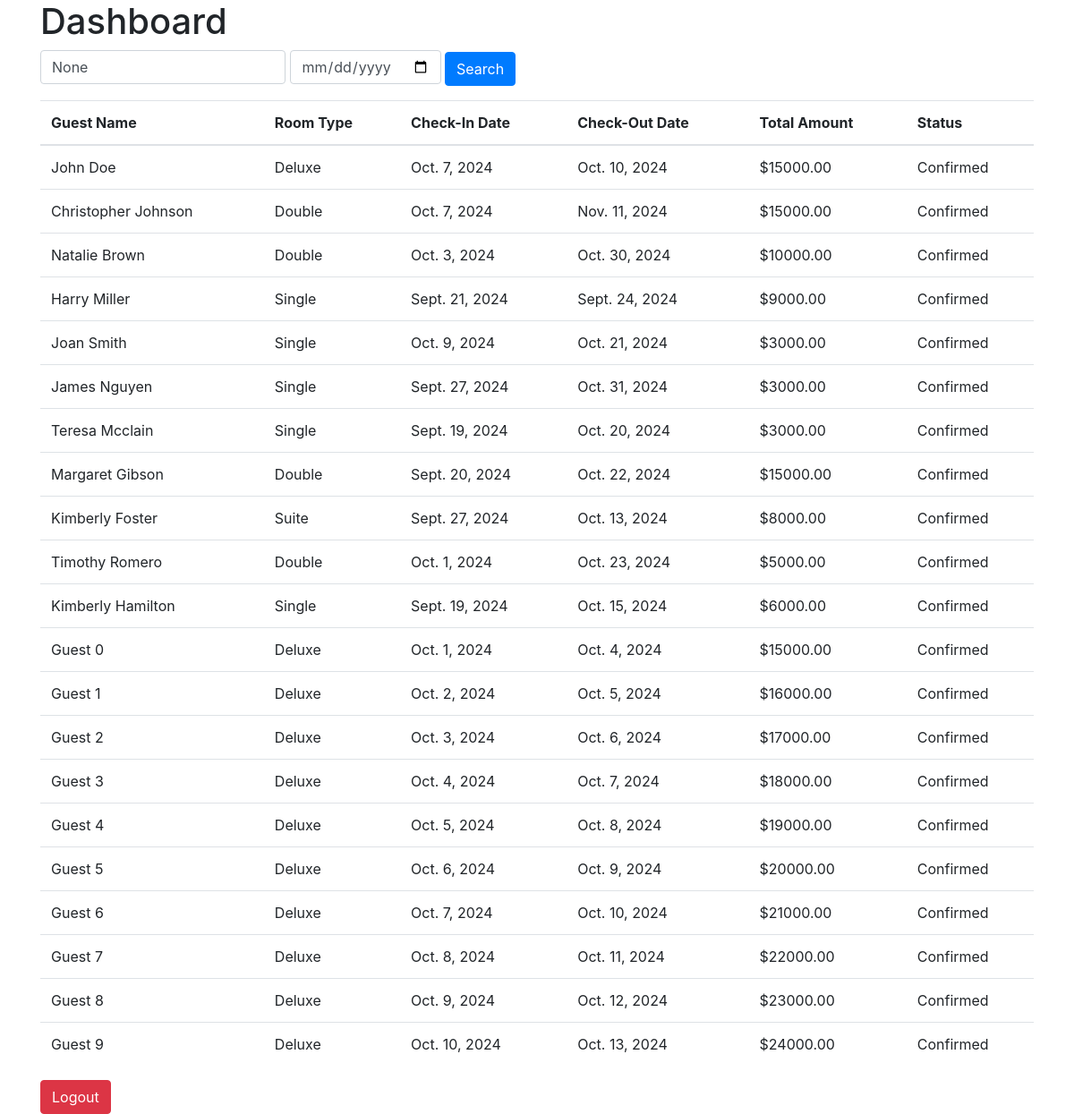
Page /dashboard/ on the earlier database version.
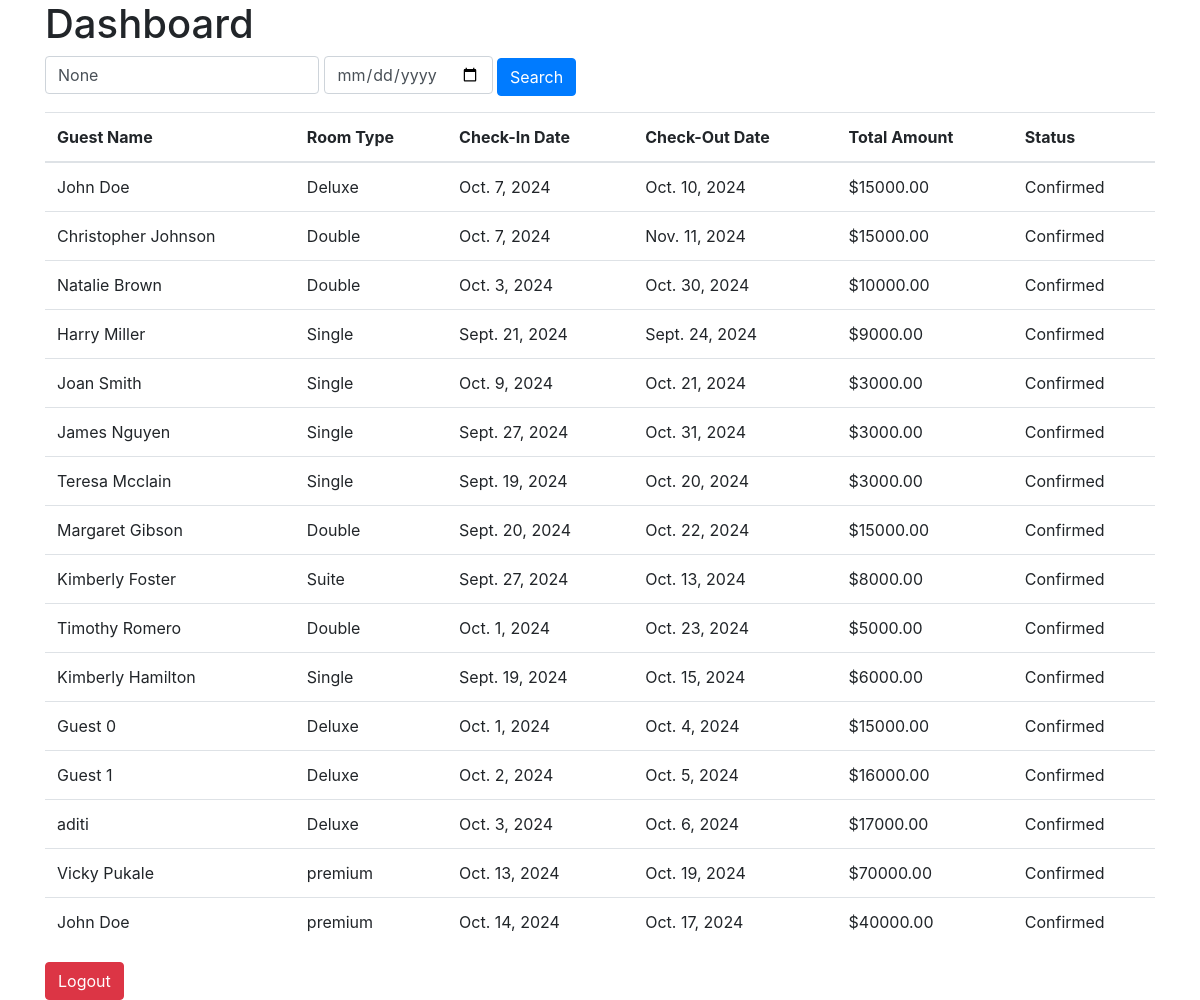
Same page on the later database version.
### hotel/models.py (models this page shows, shortened)
class Booking(models.Model):
    guest = models.ForeignKey(Guest, on_delete=models.CASCADE, related_name='bookings')
    room = models.ForeignKey(Room, on_delete=models.CASCADE, related_name='bookings')
    check_in_date = models.DateField()
    check_out_date = models.DateField()
    total_amount = models.DecimalField(max_digits=10, decimal_places=2)
    booking_status = models.CharField(max_length=20, default='Confirmed')
    class Meta:  # Corrected indentation
        constraints = [
            models.CheckConstraint(
                check=models.Q(check_out_date__gt=models.F('check_in_date')),
                name='check_out_after_check_in'
            )
        ]

class Guest(models.Model):
    user = models.OneToOneField(UserProfile, on_delete=models.CASCADE)
    id_proof = models.CharField(max_length=50)

class UserProfile(models.Model):
    USER_ROLE_CHOICES = [
        ('Hotel', 'Hotel'),
        ('Customer', 'Customer'),
    ]
    user = models.OneToOneField(User, on_delete=models.CASCADE)
    role = models.CharField(max_length=20, choices=USER_ROLE_CHOICES)
    name = models.CharField(max_length=100)
    contact = models.CharField(max_length=15, blank=True)
    address = models.TextField(blank=True)

class Room(models.Model):
    room_type = models.CharField(max_length=100)
    price = models.DecimalField(max_digits=10, decimal_places=2)
    total_rooms = models.PositiveIntegerField(default=100)  # Total number of rooms
    available_rooms = models.PositiveIntegerField(default=100)  # Currently available rooms

### hotel/views.py (the view)
# urls.py: path('dashboard/', views.dashboard, name='dashboard'),  # Corrected the missing quote
def dashboard(request):
    bookings = Booking.objects.select_related('guest__user').all()
    query = request.GET.get('q')
    if query:
        bookings = bookings.filter(guest__user__name__icontains=query)
    checkout_date = request.GET.get('checkout_date')
    if checkout_date:
        parsed_date = parse_date(checkout_date)
        if parsed_date:
            bookings = bookings.filter(check_out_date=parsed_date)
    return render(request, 'dashboard.html', {
        'bookings': bookings,
        'query': query,
        'checkout_date': checkout_date,
    })

### hotel/templates/dashboard.html (shortened to what this page needs)
<!DOCTYPE html>
<html lang="en">
<head>
    <link rel="stylesheet" href="https://stackpath.bootstrapcdn.com/bootstrap/4.5.2/css/bootstrap.min.css">
</head>
<body>
    <div class="container">
        <h1>Dashboard</h1>
        <form method="GET" action="{% url 'dashboard' %}" class="mb-3">
            <input type="text" name="q" placeholder="Search by guest name" value="{{ query }}" class="form-control d-inline-block" style="width: auto; display: inline;">
            <input type="date" name="checkout_date" placeholder="Check-out Date" value="{{ checkout_date }}" class="form-control d-inline-block" style="width: auto; display: inline;">
            <button type="submit" class="btn btn-primary">Search</button>
        </form>
        <table class="table">
            <thead>
                <tr>
                    <th>Guest Name</th>
                    <th>Room Type</th>
                    <th>Check-In Date</th>
                    <th>Check-Out Date</th>
                    <th>Total Amount</th>
                    <th>Status</th>
                </tr>
            </thead>
            <tbody>
                {% for booking in bookings %}
                <tr>
                    <td>{{ booking.guest.user.name }}</td>
                    <td>{{ booking.room.room_type }}</td>
                    <td>{{ booking.check_in_date }}</td>
                    <td>{{ booking.check_out_date }}</td>
                    <td>${{ booking.total_amount }}</td>
                    <td>{{ booking.booking_status }}</td>
                </tr>
                {% empty %}
                <tr>
                    <td colspan="6">No bookings found.</td>
                </tr>
                {% endfor %}
            </tbody>
        </table>
        <form method="POST" action="{% url 'logout' %}">
            <button type="submit" class="btn btn-danger">Logout</button>
        </form>
    </div>
</body>
</html>

Differences in the rows shown:
removed Booking: guest.user.name "Guest 3", room.room_type "Deluxe", check_in_date "Oct. 4, 2024", check_out_date "Oct. 7, 2024", total_amount "18000.00", booking_status "Confirmed"
removed Booking: guest.user.name "Guest 4", room.room_type "Deluxe", check_in_date "Oct. 5, 2024", check_out_date "Oct. 8, 2024", total_amount "19000.00", booking_status "Confirmed"
removed Booking: guest.user.name "Guest 5", room.room_type "Deluxe", check_in_date "Oct. 6, 2024", check_out_date "Oct. 9, 2024", total_amount "20000.00", booking_status "Confirmed"
removed Booking: guest.user.name "Guest 6", room.room_type "Deluxe", check_in_date "Oct. 7, 2024", check_out_date "Oct. 10, 2024", total_amount "21000.00", booking_status "Confirmed"
removed Booking: guest.user.name "Guest 7", room.room_type "Deluxe", check_in_date "Oct. 8, 2024", check_out_date "Oct. 11, 2024", total_amount "22000.00", booking_status "Confirmed"
removed Booking: guest.user.name "Guest 8", room.room_type "Deluxe", check_in_date "Oct. 9, 2024", check_out_date "Oct. 12, 2024", total_amount "23000.00", booking_status "Confirmed"
removed Booking: guest.user.name "Guest 9", room.room_type "Deluxe", check_in_date "Oct. 10, 2024", check_out_date "Oct. 13, 2024", total_amount "24000.00", booking_status "Confirmed"
changed through a linked row, Booking: guest.user.name "Guest 2" → "aditi"
added Booking: guest.user.name "Vicky Pukale", room.room_type "premium", check_in_date "Oct. 13, 2024", check_out_date "Oct. 19, 2024", total_amount "70000.00", booking_status "Confirmed"
added Booking: guest.user.name "John Doe", room.room_type "premium", check_in_date "Oct. 14, 2024", check_out_date "Oct. 17, 2024", total_amount "40000.00", booking_status "Confirmed"
